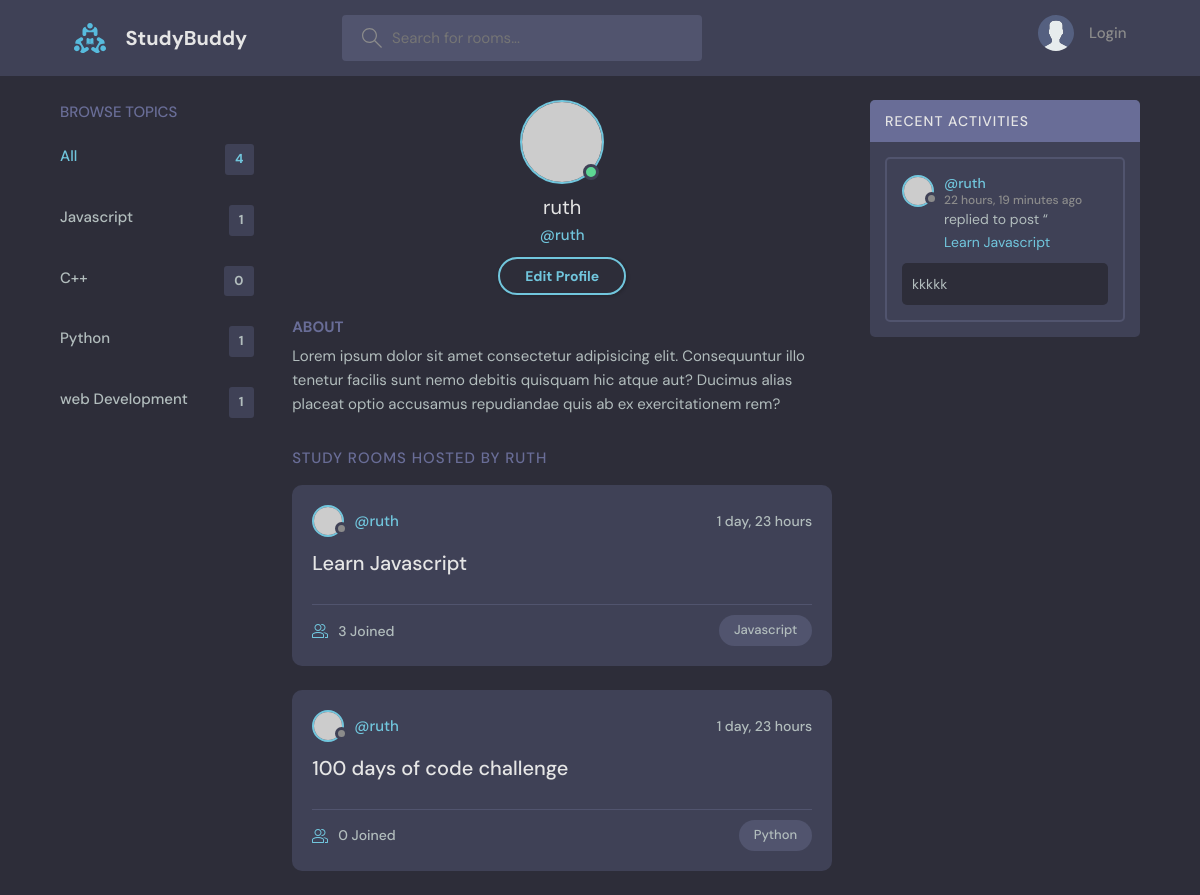
Before: /user-profile/1/ with the older database file.
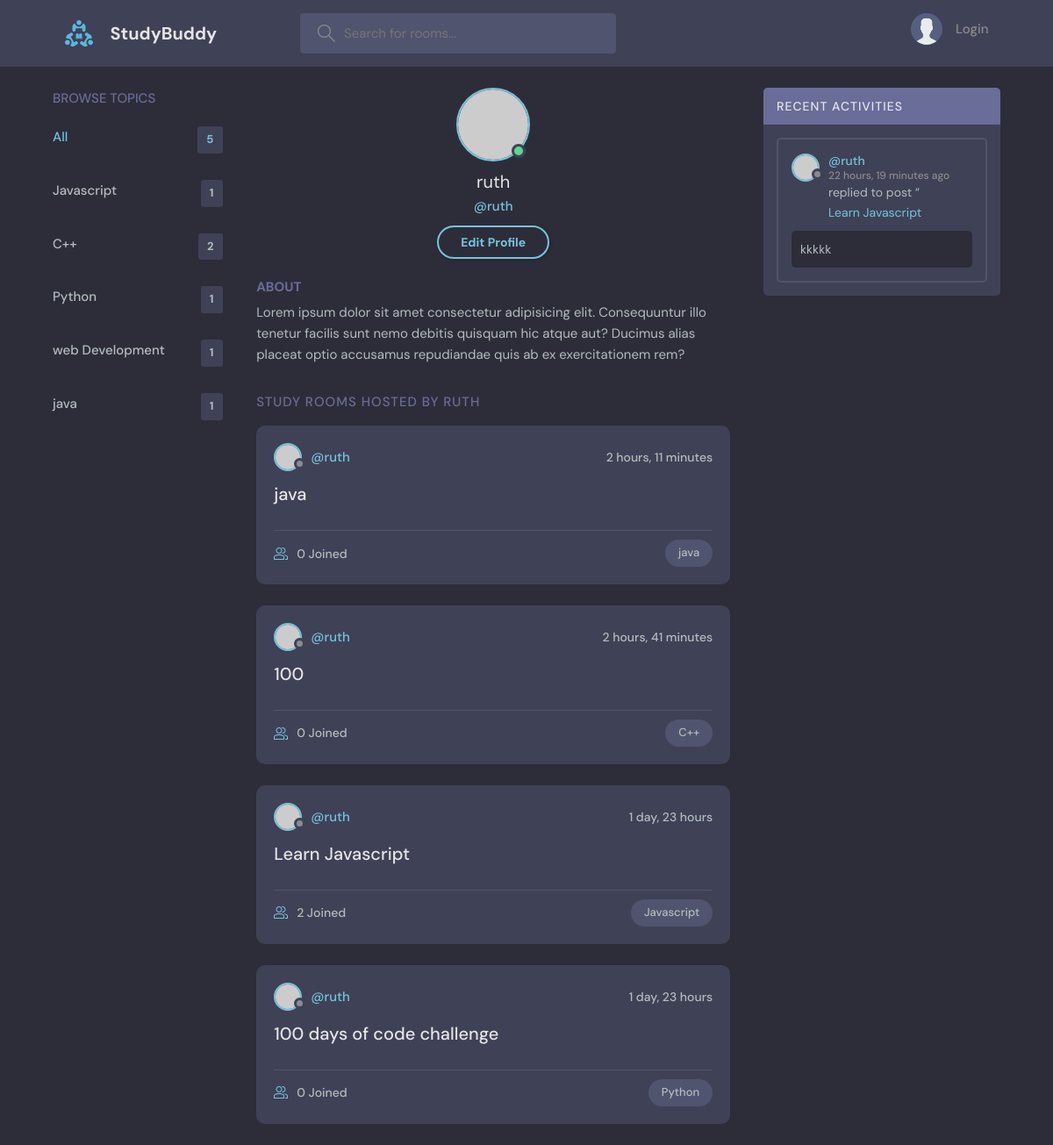
After: the same page with the newer database file.
### base/models.py (models this page shows, shortened)
class Topic(models.Model):
    name = models.CharField(max_length=200)
    def __str__(self):
        return self.name

class Room(models.Model):
    host = models.ForeignKey(User, on_delete=models.SET_NULL, null=True)
    topic = models.ForeignKey(Topic, on_delete=models.SET_NULL, null=True)
    name = models.CharField(max_length=200)
    description = models.TextField(null=True, blank=True)
    participants = models.ManyToManyField(
        User, related_name='participants', blank=True)
    updated = models.DateTimeField(auto_now=True)
    created = models.DateTimeField(auto_now_add=True)
    class Meta:
        ordering = ['-updated', '-created']
    def __str__(self):
        return self.name

class Message(models.Model):
    user = models.ForeignKey(User, on_delete=models.CASCADE)
    room = models.ForeignKey(Room, on_delete=models.CASCADE)
    body = models.TextField()
    updated = models.DateTimeField(auto_now=True)
    created = models.DateTimeField(auto_now_add=True)
    class Meta:
        ordering = ['-updated', '-created']

### base/views.py (the view)
# urls.py: path('user-profile/<str:pk>/', views.userprofile, name="user-profile"),
def userprofile(request, pk):
    user = User.objects.get(id=pk)
    rooms = user.room_set.all()
    room_message = user.message_set.all()
    topics = Topic.objects.all()
    context = {'user': user, 'rooms': rooms,
               'room_message': room_message, 'topics': topics}
    return render(request, 'base/profile.html', context)

### base/templates/base/profile.html
{% extends 'main.html' %}
{% block content %}
  <main class="profile-page layout layout--3">
    <div class="container">
      {% include 'base/topics_component.html'%}
      <div class="roomList">
        <div class="profile">
          <div class="profile__avatar">
            <div class="avatar avatar--large active">
              <img src="https://randomuser.me/api/portraits/men/11.jpg" />
            </div>
          </div>
          <div class="profile__info">
            <h3>{{user.username}}</h3>
            <p>@{{user.username}}</p>
            <a href="edit-user.html" class="btn btn--main btn--pill">Edit Profile</a>
          </div>
          <div class="profile__about">
            <h3>About</h3>
            <p>
              Lorem ipsum dolor sit amet consectetur adipisicing elit. Consequuntur illo tenetur
              facilis sunt nemo debitis quisquam hic atque aut? Ducimus alias placeat optio
              accusamus repudiandae quis ab ex exercitationem rem?
            </p>
          </div>
        </div>
        <div class="roomList__header">
          <div>
            <h2>Study Rooms Hosted by {{user.username}}</a>
            </h2>
          </div>
        </div>
        {% include 'base/feed_component.html'%}
      </div>
      {% include 'base/activities_component.html'%}
    </div>
  </main>
  {% endblock content %}

### templates/main.html (shortened to what this page needs)
<!DOCTYPE html>
{% load static %}
<html lang="en">
  <head>
    <link rel="stylesheet" href="{% static 'styles/style.css' %}" />
  </head>
  <body>
    {% include 'navbar.html' %}
    {% block content %}
    {% endblock %}
  </body>
</html>

### templates/navbar.html (shortened to what this page needs)
{% load static %}
<header class="header header--loggedIn">
   <div class="container">
     <a href="/" class="header__logo">
       <img src="{% static 'Images/logo.svg' %}" />
       <h1>StudyBuddy</h1>
     </a>
     <form class="header__search" method="GET" action="{% url 'home' %}">
       <label>
         <input placeholder="Search for rooms..." name="q" />
       </label>
     </form>
     <nav class="header__menu">
      {% if request.user.is_authenticated %}
       <div class="header__user">
         <a href="{% url 'user-profile' user.id%}">
           <div class="avatar avatar--medium active">
             <img src="https://randomuser.me/api/portraits/men/37.jpg" />
           </div>
           <p>{{request.user}} <span>@{{request.user}}</span></p>
         </a>
         <button class="dropdown-button">
           <svg version="1.1" xmlns="http://www.w3.org/2000/svg" width="32" height="32" viewBox="0 0 32 32">
             <title>chevron-down</title>
             <path d="M16 21l-13-13h-3l16 16 16-16h-3l-13 13z"></path>
           </svg>
         </button>
       </div>
       {% else %}
       <a href="{% url 'login' %}">
         <img src="{% static 'Images/avatar.svg' %}" />
         <p>Login</p>
       </a>
       {% endif %}
     </nav>
   </div>
 </header>

### base/templates/base/topics_component.html
<div class="topics">
    <div class="topics__header">
      <h2>Browse Topics</h2>
    </div>
    <ul class="topics__list">
      <li>
        <a href="{% url 'home'%}" class="active">All <span>{{topics.count}}</span></a>
      </li>
      {% for topic in topics%}
      <li>
        <a href="{% url 'home'%}?q={{topic.name}}">{{topic.name}} <span>{{topic.room_set.all.count}}</span></a>
      </li>
      {% endfor %}
    </ul>
  </div>

### base/templates/base/feed_component.html (shortened to what this page needs)
{% for room in rooms %}
<div class="roomListRoom">
    <div class="roomListRoom__header">
      <a href="{% url 'user-profile' room.host.id%}" class="roomListRoom__author">
        <div class="avatar avatar--small">
          <img src="https://randomuser.me/api/portraits/women/11.jpg" />
        </div>
        <span>@{{room.host.username}}</span>
      </a>
      <div class="roomListRoom__actions">
        <span>{{room.created|timesince}}</span>
      </div>
    </div>
    <div class="roomListRoom__content">
      <a href="{% url 'room' room.id %}">{{room.name}}</a>
    </div>
    <div class="roomListRoom__meta">
      <a href="{% url 'room' room.id %}" class="roomListRoom__joined">
        {{room.participants.all.count}} Joined
      </a>
      <p class="roomListRoom__topic">{{room.topic}}</p>
    </div>
  </div>
{% endfor %}

### base/templates/base/activities_component.html (shortened to what this page needs)
<div class="activities">
        <div class="activities__header">
          <h2>Recent Activities</h2>
        </div>
        {% for message in room_message %}
        <div class="activities__box">
          <div class="activities__boxHeader roomListRoom__header">
            <a href="{% url 'user-profile' message.user.id %}" class="roomListRoom__author">
              <div class="avatar avatar--small">
                <img src="https://randomuser.me/api/portraits/women/11.jpg" />
              </div>
              <p>
                @{{message.user}}
                <span>{{message.created|timesince}} ago</span>
              </p>
            </a>
          </div>
          <div class="activities__boxContent">
            <p>replied to post “<a href="{% url 'room' message.room.id%}">{{message.room}}</a></p>
            <div class="activities__boxRoomContent">
                {{message.body}}
            </div>
          </div>
        </div>
        {% endfor %}
      </div>

Changed rows visible on the page:
computed for Topic (number 2 of 5 on the later page): room_set.all.count "0" → "2"
added Topic: name "java", room_set.all.count "1"
added Room: host.username "ruth", created "2 hours, 11 minutes", name "java", participants.all.count "0", topic "java"
added Room: host.username "ruth", created "2 hours, 41 minutes", name "100", participants.all.count "0", topic "C++"
changed Room "Learn Javascript": participants.all.count "3" → "2"
Other visible differences:
{{ topics.count }}: "4" → "5"
